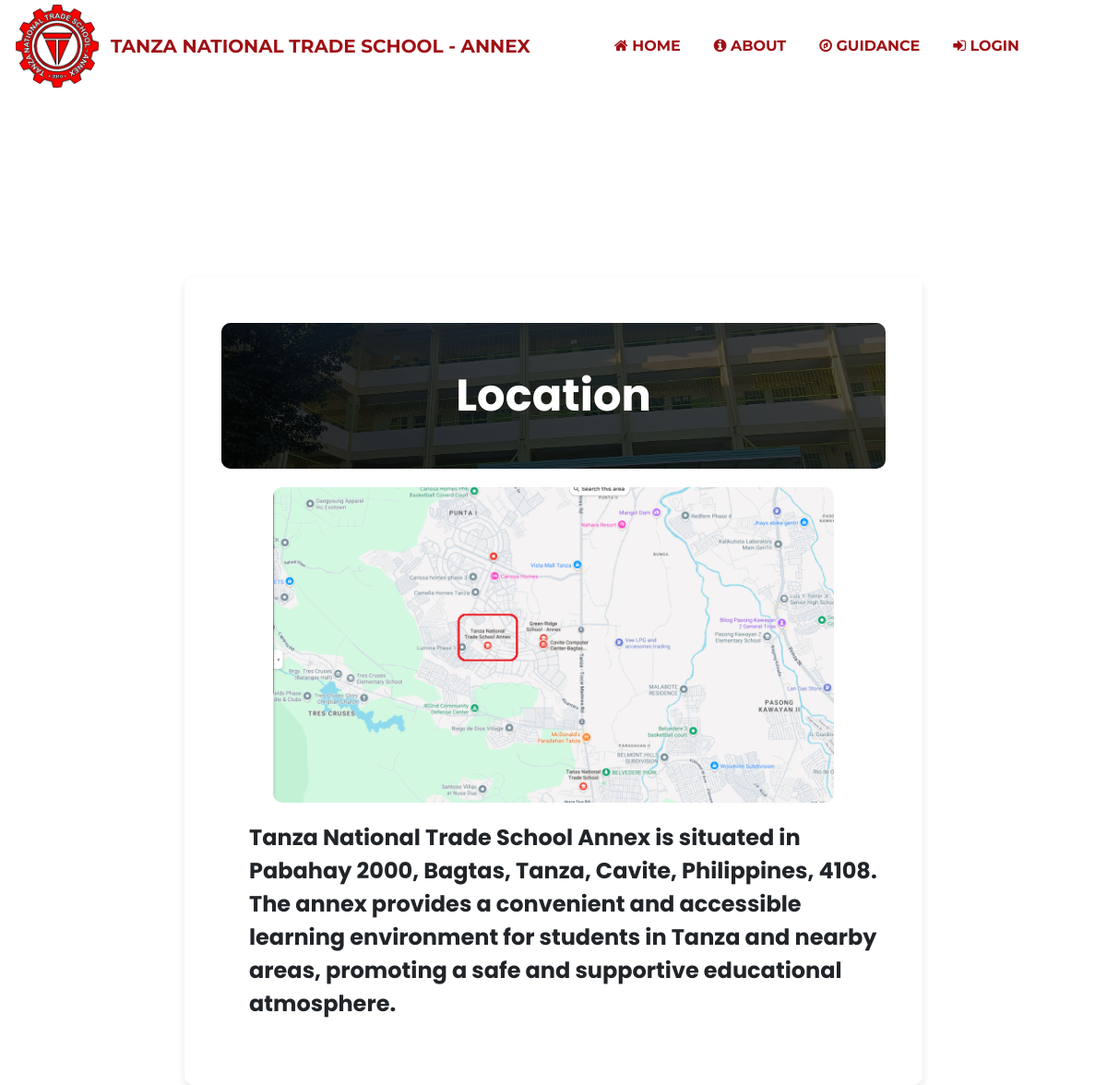
Screenshot of /about_detail.php?id=25 with the database file from the repository.
### tables this page shows
CREATE TABLE `setting` (
  `id` int(11) NOT NULL,
  `current_year` int(11) NOT NULL,
  `current_semester` varchar(11) NOT NULL,
  `school_name` varchar(100) NOT NULL,
  `slogan` varchar(300) NOT NULL,
  `about` text NOT NULL,
  `primary_color` varchar(7) DEFAULT NULL,
  `secondary_color` varchar(7) DEFAULT NULL,
  `font_style` varchar(50) DEFAULT NULL,
  `logo` varchar(255) DEFAULT NULL,
  `background_image` varchar(255) DEFAULT NULL,
  `background_color` varchar(7) DEFAULT NULL,
  `school_address` varchar(255) DEFAULT NULL,
  `contact_details` varchar(255) DEFAULT NULL,
  `welcome_message` text DEFAULT NULL,
  `school_logo` varchar(255) DEFAULT NULL,
  `services_description` text DEFAULT NULL,
  `about_background_image` varchar(255) DEFAULT NULL,
  `services_background_image` varchar(255) DEFAULT NULL,
  `news_section_color` varchar(7) DEFAULT '#ffffff',
  `news_section_font_color` varchar(7) DEFAULT '#000000'
);

CREATE TABLE `about_boxes` (
  `id` int(11) NOT NULL,
  `title` varchar(255) NOT NULL,
  `content` text NOT NULL,
  `icon` varchar(255) NOT NULL,
  `logo` varchar(255) DEFAULT NULL,
  `image` varchar(255) DEFAULT NULL
);

### data/about.php (called while the page is built)
<?php
function getAllAboutBoxes($conn) {
    $sql = "SELECT * FROM about_boxes";
    $stmt = $conn->prepare($sql);
    $stmt->execute();
    return $stmt->fetchAll();
}
function getAboutBoxById($id, $conn) {
    $sql = "SELECT * FROM about_boxes WHERE id=?";
    $stmt = $conn->prepare($sql);
    $stmt->execute([$id]);
    return $stmt->fetch();
}
?>

### data/setting.php (called while the page is built)
<?php
function getSetting($conn){
   $sql = "SELECT * FROM setting";
   $stmt = $conn->prepare($sql);
   $stmt->execute();
   if ($stmt->rowCount() == 1) {
     $settings = $stmt->fetch();
     return $settings;
   }else {
    return 0;
   }
}

### about_detail.php (the view, shortened to what this page needs)
<?php
require_once "DB_connection.php";
require_once "data/setting.php";
require_once "data/about.php";
$about_id = isset($_GET['id']) ? intval($_GET['id']) : 0;
$about_item = getAboutBoxById($about_id, $conn);
if ($about_item) {
?>
<!DOCTYPE html>
<html lang="en">
<head>
    <link rel="stylesheet" href="https://cdn.jsdelivr.net/npm/bootstrap@5.2.0/dist/css/bootstrap.min.css">
    <link rel="stylesheet" href="css/style.css">
    <link rel="stylesheet" href="https://cdnjs.cloudflare.com/ajax/libs/font-awesome/4.7.0/css/font-awesome.min.css">
</head>
<body>
    <?php include "inc/navbar.php"; ?>
    <div class="about-details">
    <h2 style="text-align: center; margin-top: 30px; margin-bottom: 20px; font-family: 'Poppins', sans-serif; font-size: 3rem; font-weight: bold; color: white; background: url('img/365312550_779895047479706_5683602959482120186_n.jpg') no-repeat center center; background-size: cover; padding: 50px; border-radius: 10px; width: calc(100% - 40px); margin-left: 20px; margin-right: 20px; box-sizing: border-box; position: relative;">
    <span style="position: absolute; top: 0; left: 0; width: 100%; height: 100%; background: rgba(0, 0, 0, 0.7); border-radius: 10px;"></span>
    <span style="position: relative; z-index: 1;"><?=$about_item['title']?></span>
</h2>
        <?php if (!empty($about_item['image'])) { ?>
            <img src="uploads/<?=$about_item['image']?>" alt="<?=$about_item['title']?>" style="display: block; max-width: 80%; height: auto; margin: 20px auto; border-radius: 10px;">
        <?php } ?>
        <div class="about-content" style="font-family: 'Poppins', sans-serif; font-weight: bold; font-size: 1.5rem; margin-left: 50px; margin-right: 20px; margin-bottom: 50px; margin-top: 20px;">
            <?=$about_item['content']?>
        </div>
    </div>
</body>
</html>
<?php
} else {
    echo "Box not found.";
}
?>

### inc/navbar.php (shortened to what this page needs)
<?php
require_once __DIR__ . "/../DB_connection.php";
require_once __DIR__ . "/../data/setting.php";
require_once __DIR__ . "/../data/about.php";
$setting = getSetting($conn);
$slogan = isset($setting['slogan']) ? strtoupper($slogan = $setting['slogan']) : '';
$aboutCards = getAllAboutBoxes($conn);
$current_page = basename($_SERVER['PHP_SELF']);
?>
<nav class="navbar navbar-expand-lg" style="background-color: <?=$setting['primary_color']?>;">
  <div class="container-fluid">
      <a class="navbar-brand d-flex align-items-center" href="index.php">
          <img src="tntsannexicon.png" width="70" class="navbar-icon me-2">
          <span class="navbar-title" style="color: <?=$setting['secondary_color']?>;"> <?=$slogan?> </span>
      </a>
    <div class="collapse navbar-collapse" id="navbarSupportedContent">
      <ul class="navbar-nav ms-auto" id="navLinks">
        <li class="nav-item">
          <a class="nav-link <?= ($current_page == 'index.php') ? 'active' : '' ?>" href="index.php">
            <i class="fa fa-home"></i> Home
          </a>
        </li>
        <li class="nav-item dropdown">
          <a class="nav-link <?= ($current_page == 'about.php') ? 'active' : '' ?>" href="about.php" id="aboutDropdown" role="button">
            <i class="fa fa-info-circle"></i> About
          </a>
        </li>
        <li class="nav-item dropdown">
          <a class="nav-link <?= ($current_page == 'services.php' || $current_page == 'contact.php' || $current_page == 'request-support.php') ? 'active' : '' ?>" href="services.php" id="guidanceDropdown" role="button">
            <i class="fa fa-compass"></i> Guidance
          </a>
        </li>
        <li class="nav-item">
          <a class="nav-link <?= ($current_page == 'login.php') ? 'active' : '' ?>" href="login.php">
            <i class="fa fa-sign-in"></i> Login
          </a>
        </li>
      </ul>
    </div>
  </div>
</nav>

### css/style.css (style rules this page uses)
body, html { height: 100%; margin: 0; overflow: hidden; }
.navbar-brand img { width: 100px; }
.navbar-nav .nav-link { font-family: 'Montserrat', sans-serif; color: #fff; }

### rows the page displays
setting: slogan "TANZA NATIONAL TRADE SCHOOL - ANNEX"
about_boxes: title "Location", image (picture), content "Tanza National Trade School Annex is situated in Pabahay 2000, Bagtas, Tanza, Cavite, Philippines, 4108. The annex provides a convenient and accessible learning environment for students in Tanza and nearby areas, promoting a safe and supportive educational atmosphere."
